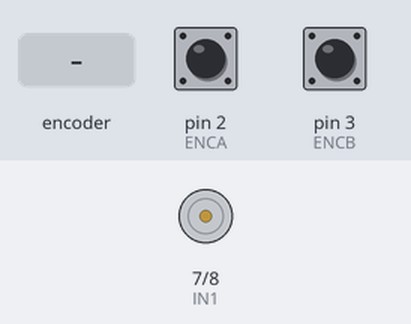
The sketch below on a simulated Arduino Uno, built with avr-gcc and run on an emulated ATmega328P. Parts: motor-driver pin pairs drawn as motors (green arrow = first pin HIGH = forward, orange = second pin HIGH = backward, longer = more drive, scaled by the enable pin). Inputs (shaded band) come from the test bench; at power-on: pin 2 (ENCA) HIGH, pin 3 (ENCB) HIGH.

Above: at 1.2 s.
1.3 s: rotary encoder on pin 2 (ENCA) / pin 3 (ENCB) turned 1 step (first pin leading)
At 2.6 s:
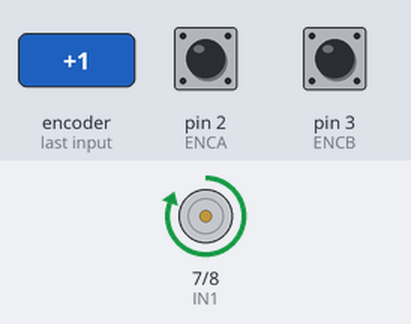
3.0 s: rotary encoder on pin 2 (ENCA) / pin 3 (ENCB) turned 2 steps (second pin leading)
At 4.1 s:
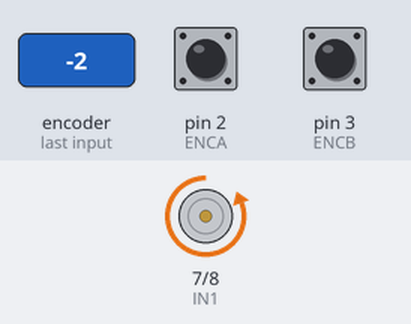
4.9 s: rotary encoder on pin 2 (ENCA) / pin 3 (ENCB) turned 1 step (first pin leading)
At 5.4 s:
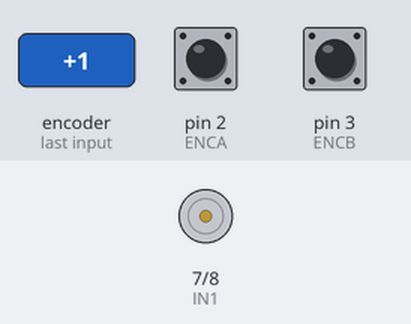
Timing chart, 0 to 7.9 s (numbered marks = the images above; inputs shaded):
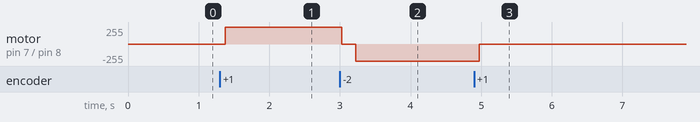

Measured:
- after the input at 1.3 s, motor on pin 7 (IN1) / pin 8 (IN2): stopped → forward 255/255 after 0.08 s
- after the input at 3.0 s, motor on pin 7 (IN1) / pin 8 (IN2): forward 255/255 → stopped at once, → backward 255/255 0.20 s later
- after the input at 4.9 s, motor on pin 7 (IN1) / pin 8 (IN2): backward 255/255 → stopped after 0.08 s

The sketch:

motorControl.ino
```cpp
#define ENCA 2 // Encoder A PIN
#define ENCB 3 // Encoder B PIN

#define PWM 6 // Motor PWM PIN
#define IN1 7 // Motor IN1 PIN
#define IN2 8 // Motor IN2 PIN

// CONST


// VAR

volatile int pos = 0;

long prevT = 0;
float eprev = 0;
float eintegral = 0;

void setup() {
  // put your setup code here, to run once:

  Serial .begin(115200);

  pinMode(ENCA, INPUT);
  pinMode(ENCB, INPUT);
  attachInterrupt(digitalPinToInterrupt(ENCA),readEncoderA, CHANGE);
  attachInterrupt(digitalPinToInterrupt(ENCB),readEncoderB, CHANGE);

  pinMode(IN1, OUTPUT);
  pinMode(IN2, OUTPUT);
  pinMode(PWM, OUTPUT);

}

void loop() {
  // put your main code here, to run repeatedly:

  int target = 0;

  // PID constants
  float kp = 1;
  float kd = 0.025;
  float ki = 0.0;

  // time difference
  long currT = micros();
  float deltaT = ((float) (currT - prevT))/( 1.0e6 );
  prevT = currT;

  // Read the position
  int posi = pos;

  // Not sure about this part (only if corrupted data is read for posi)
  // int posi = pos;
  // noInterrupts(); // disable interrupts temporarily while reading
  // posi = pos;
  // interrupts(); // turn interrupts back on


  // PID COMPUTE
  // error
  int e = posi - target;
  // derivative
  float dedt = (e-eprev)/(deltaT);
  // integral
  eintegral = eintegral + e*deltaT;
  // control signal
  float u = kp*e + kd*dedt + ki*eintegral;

  // motor power
  float pwr = fabs(u);
  if( pwr > 255 ){
    pwr = 255;
  }

  // motor direction
  int dir = 1;
  if(u<0){
    dir = -1;
  }

  // signal the motor
  setMotor(dir,pwr,PWM,IN1,IN2);

}

void setMotor(int dir, int pwmVal, int pwm, int in1, int in2){
  analogWrite(pwm,pwmVal);
  if(dir == 1){
    digitalWrite(in1,HIGH);
    digitalWrite(in2,LOW);
  }
  else if(dir == -1){
    digitalWrite(in1,LOW);
    digitalWrite(in2,HIGH);
  }
  else{
    digitalWrite(in1,LOW);
    digitalWrite(in2,LOW);
  }
}

void readEncoderA() {
  bool a = digitalRead(ENCA);
  bool b = digitalRead(ENCB);
  if(a != b){
    pos++;
  }
  else{
    pos--;
    }
}

void readEncoderB() {
  bool a = digitalRead(ENCA);
  bool b = digitalRead(ENCB);
  if(a = b){
    pos++;
  }
  else{
    pos--;
    }
}
```
